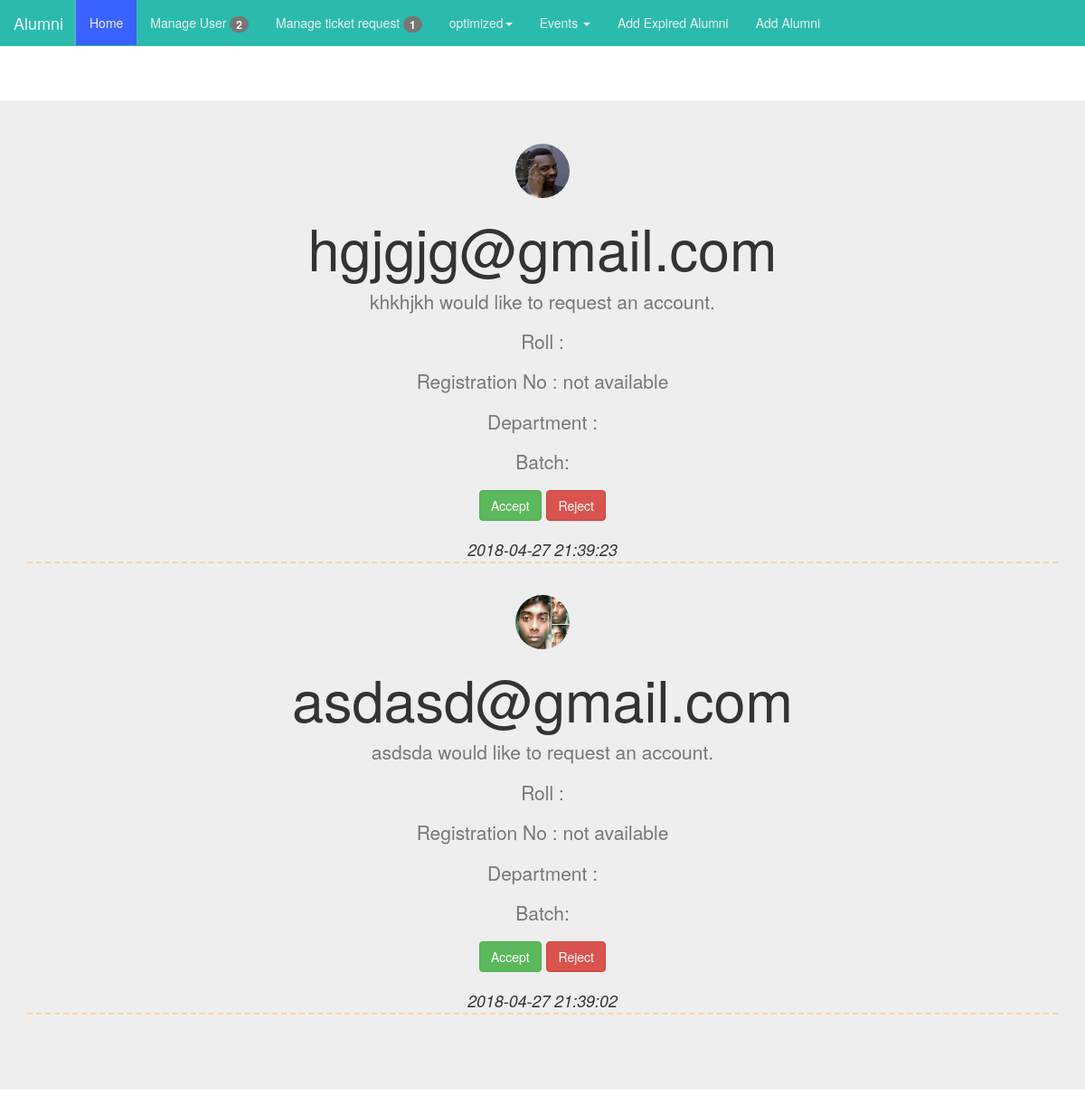
The app's page /Admin/manageUser.php (signed in) with its own data.
### tables this page shows
CREATE TABLE `requests` (
  `id` int(11) NOT NULL,
  `username` varchar(255) NOT NULL,
  `fullname` varchar(255) NOT NULL,
  `email` text NOT NULL,
  `password` text NOT NULL,
  `image` varchar(255) NOT NULL,
  `message` text NOT NULL,
  `date` datetime NOT NULL
);

### functions/functions.php (called while the page is built, shortened)
<?php
function fetchAll($query){
    $con = new PDO(DBINFO, DBUSER, DBPASS);
    $stmt = $con->query($query);
    return $stmt->fetchAll();
}
?>

### Admin/manageUser.php (the view, shortened to what this page needs)
<?php
include '../functions/functions.php';
?>
<!doctype html>
<html lang="en">
<head>
    <link rel="stylesheet" href="css/bootstrap.min.css">
</head>
<body>
<?php
include 'navbarAdmin.php';
?>
<main role="main">
    <section class="jumbotron text-center">
        <div class="container">
            <?php
            $query = "select * from alumni.requests ORDER BY requests.date DESC;";
            if (count(fetchAll($query)) > 0)
            {
                foreach (fetchAll($query) as $row)
                {
                    ?>
                    <img src="../images/userImages/<?php echo $row['image'] ?>" class="img-circle"
                         style="height: 60px;width: 60px;">
                    <h1 class="jumbotron-heading"><?php echo $row['email'] ?></h1>
                    <p class="lead text-muted"><?php echo $row['message'] ?></p>
                    <p class="lead text-muted">Roll : <?php echo $row['roll'] ?></p>
                    <p class="lead text-muted">Registration No : <?php
                        if (empty($row['registration_no']))
                        {
                            echo "not available";
                        }
                        else
                        {
                            echo $row['registration_no'];
                        }
                    ?></p>
                    <p class="lead text-muted">Department : <?php echo $row['department'] ?></p>
                    <p class="lead text-muted">Batch: <?php echo $row['batch_no'] ?></p>
                    <p>
                        <a href="accept.php?id=<?php echo $row['id'] ?>" class="btn btn-success my-2">Accept</a>
                        <a href="reject.php?id=<?php echo $row['id'] ?>" class="btn btn-danger my-2">Reject</a>
                    </p>
                    <p style="border-bottom: 2px dashed #f7d4a1;">
                        <small><i><?php echo $row['date'] ?></i></small>
                    </p><br>
                    <?php
                }
            }
            else
            {
                echo "No Pending Requests.";
            }
            ?>
        </div>
    </section>
</main>
</body>
</html>

### Admin/css/style.css (style rules this page uses)
* { margin: 0; padding: 0; }

### records on screen
requests: image (picture), email "hgjgjg@gmail.com", message "khkhjkh would like to request an account.", date "2018-04-27 21:39:23"
requests: image (picture), email "asdasd@gmail.com", message "asdsda would like to request an account.", date "2018-04-27 21:39:02"

### other values on screen
$row_cnt "2"
$row_cnt "1"
$_SESSION['unm'] "optimized"
